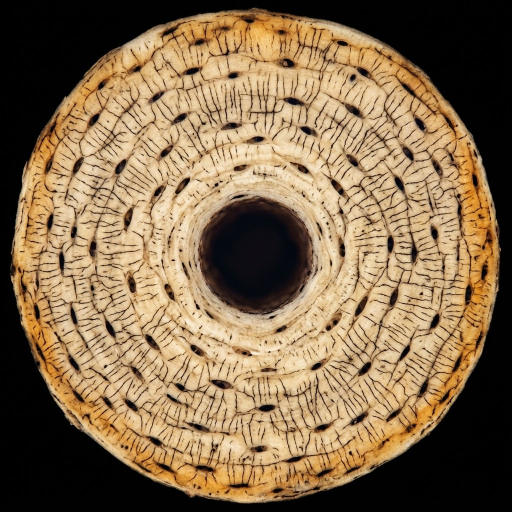
#> input picture docs/redesign/texturas/fontes/osteon.jpg, 1024 x 1024 px (shown at 1/2 size)
$ python processar.py
#> lines starting #> are read from the running program, lines starting #| are printed output that depends on the picture; after the words box and inside, x2 and y2 are one past the last pixel; in counts of white or black regions, pixels touching at a corner belong together
"""Gera as texturas do redesign a partir das imagens do Gemini em fontes/.

Uso: python3 processar.py   (escreve os .webp ao lado deste arquivo)
As fontes ficam guardadas para refazer ajustes sem gerar imagens de novo.
"""
from pathlib import Path
import numpy as np
from PIL import Image, ImageFilter

AQUI = Path(__file__).parent
FONTES = AQUI / 'fontes'


def hexrgb(h):
    return np.array([int(h[i:i + 2], 16) for i in (1, 3, 5)], float)


def luma(a):
    return a[..., 0] * .299 + a[..., 1] * .587 + a[..., 2] * .114


def normaliza(L, lo=1, hi=99):
    a, b = np.percentile(L, [lo, hi])
    return np.clip((L - a) / (b - a), 0, 1)


def rampa(t, cores):
    """Mapeia 0..1 numa rampa de cores da paleta."""
    pos = np.linspace(0, 1, len(cores))
    out = np.zeros(t.shape + (3,))
    for c in range(3):
        out[..., c] = np.interp(t, pos, [hexrgb(h)[c] for h in cores])
    return out


def sem_emenda(a):
    """Repete sem emenda: mistura a imagem com ela mesma deslocada meia volta,
    escondendo as bordas originais no centro do deslocamento."""
    h, w = a.shape[:2]
    rolada = np.roll(np.roll(a, h // 2, 0), w // 2, 1)
    y = 1 - np.abs(np.linspace(-1, 1, h))[:, None]
    x = 1 - np.abs(np.linspace(-1, 1, w))[None, :]
    peso = np.clip(np.minimum(y, x) * 2.2, 0, 1) ** 1.5
    if a.ndim == 3:
        peso = peso[..., None]
    return a * peso + rolada * (1 - peso)


def sem_emenda_fibra(a):
    """Fibras correm na horizontal: emenda só na horizontal (meia volta, rampa larga)
    e espelha na vertical, que numa fibra ondulada passa despercebido."""
    h, w = a.shape[:2]
    rolada = np.roll(a, w // 2, 1)
    peso = (np.clip((1 - np.abs(np.linspace(-1, 1, w))) * 1.6, 0, 1) ** 1.2)[None, :, None]
    a = a * peso + rolada * (1 - peso)
    return np.concatenate([a, a[::-1]], 0)


def salva(a, nome, q):
    img = Image.fromarray(np.clip(a, 0, 255).astype(np.uint8))
    img.save(AQUI / nome, 'WEBP', quality=q, method=6)
    if nome not in ('osteon.webp', 'osso.webp'):   # saíram do app; ficam só na maquete
        (AQUI.parents[2] / 'assets' / 'tex').mkdir(parents=True, exist_ok=True)
        img.save(AQUI.parents[2] / 'assets' / 'tex' / nome, 'WEBP', quality=q, method=6)
    print(f'{nome:16} {img.size[0]}x{img.size[1]}  {(AQUI / nome).stat().st_size // 1024} KB')


def carrega(nome, tamanho=None):
    img = Image.open(FONTES / nome).convert('RGB')
    if tamanho:
        img = img.resize(tamanho, Image.LANCZOS)
    return np.asarray(img, float)


# Ósteon: recorta o disco, reforça lamelas e lacunas para ler em 36 px, tinge para o osso da paleta.
img = Image.open(FONTES / 'osteon.jpg').convert('RGB')
#> img is the input picture: PIL image 1024x1024 RGB; mean R, G, B 132.9, 108.8, 78.3
m = luma(np.asarray(img, float)) > 40
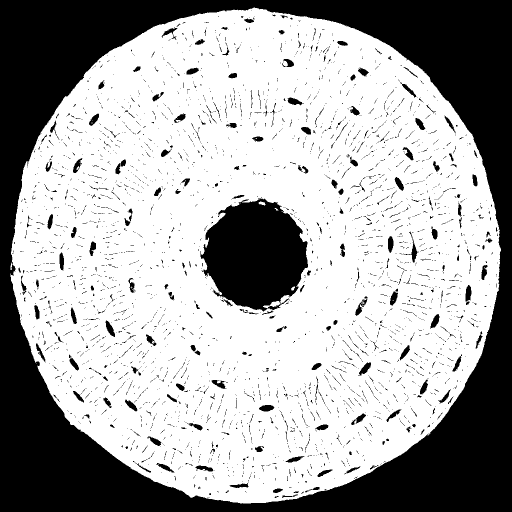
#> m: shape (1024, 1024) bool (shown at 1/2 size); 66% white; 3326 black regions (3059 under 20 px), largest, box (x1, y1, x2, y2) and area: (0, 0, 1024, 1024) 286472, (401, 397, 616, 623) 34447, (807, 463, 838, 525) 332
ys, xs = np.nonzero(m)
cx, cy = (xs.min() + xs.max()) / 2, (ys.min() + ys.max()) / 2
#> cx = 511; cy = 510.5
r = max(xs.max() - xs.min(), ys.max() - ys.min()) / 2 * .985
#> r = 488.1
img = img.crop((cx - r, cy - r, cx + r, cy + r)).resize((320, 320), Image.LANCZOS)
#> img: PIL image 320x320 RGB
img = img.filter(ImageFilter.UnsharpMask(radius=2, percent=90, threshold=2))
a = np.asarray(img, float)
t = normaliza(luma(a), 2, 99.5)
#> in normaliza, `a, b = np.percentile(L, [lo, hi])`: a = 0; b = 248.8
cor = rampa(t ** 1.1, ['#1c0f08', '#5c3d14', '#94692C', '#D6B57A', '#EEDAA9', '#F6E8C4'])
a = cor * .78 + a * .22  # guarda um pouco da cor original (o laranja da borda)
salva(a, 'osteon.webp', 80)
#| osteon.webp      320x320  38 KB

# Membrana: sem emenda, paredes escuras e células na cor do tecido, bem discreta.
a = sem_emenda(carrega('membrana.jpg', (512, 512)))
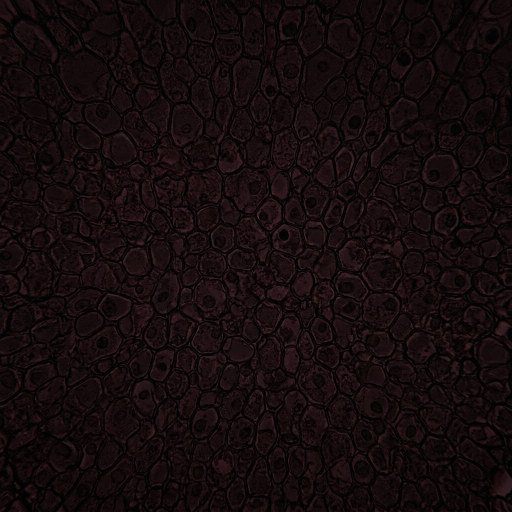
#> input picture docs/redesign/texturas/fontes/membrana.jpg, 1024 x 1024 px (shown at 1/2 size)
#> in carrega, img is the input picture: PIL image 1024x1024 RGB; mean R, G, B 20.9, 11.1, 11.8
#> in sem_emenda, `h, w = a.shape[:2]`: h = 512
t = normaliza(luma(a), 3, 99.7) ** .8
#> in luma (call 3), `return a[..., 0] * .299 + a[..., 1] * .587 + a[..., 2] * .114`:
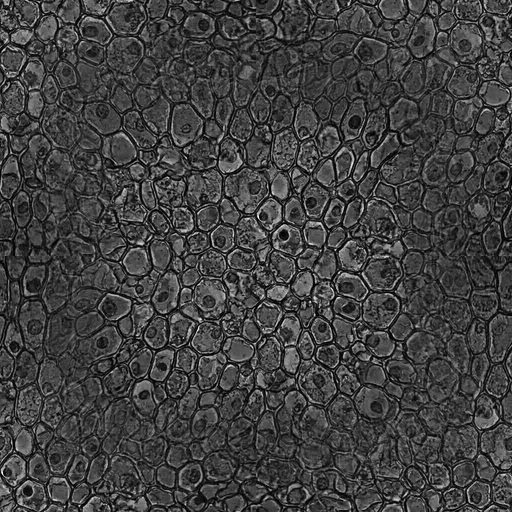
#> returned value: shape (512, 512) float64; min 0, max 60.53, mean 15.5; drawn with min black and max white
#> t: shape (512, 512) float64
salva(rampa(t, ['#0C0709', '#1a0d12', '#3a1823', '#5e2a3a']), 'membrana.webp', 72)
#> after the loop in rampa (call 2), `for c in range(3):`:
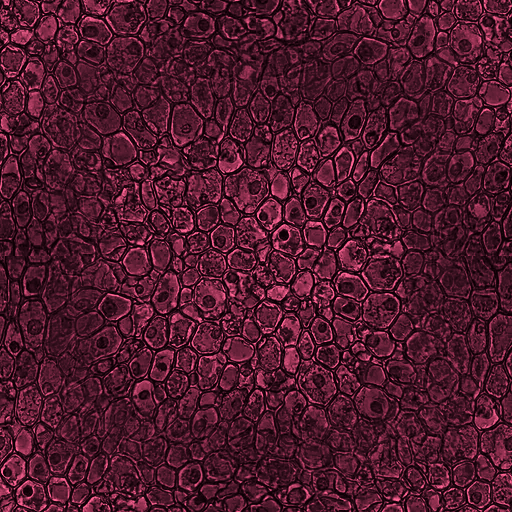
#> out: shape (512, 512, 3) float64; mean of channels 0, 1, 2 34.3, 15.8, 22.3; drawn with min black and max white
#| membrana.webp    512x512  26 KB

# Fibra: sem emenda, magenta profundo; o topo da rampa fica baixo para o texto do card seguir legível.
a = sem_emenda_fibra(carrega('fibra.jpg', (688, 384)))
#> call 2 of carrega, with nome = 'fibra.jpg', tamanho = (688, 384)
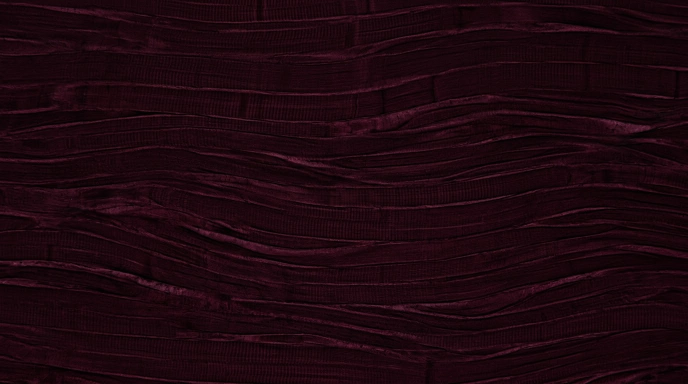
#> input picture docs/redesign/texturas/fontes/fibra.jpg, 1376 x 768 px (shown at 1/2 size)
#> in carrega, img is the input picture: PIL image 1376x768 RGB; mean R, G, B 29.7, 7, 14.2
#> in sem_emenda_fibra, `h, w = a.shape[:2]`: h = 384; w = 688
t = normaliza(luma(a), 1, 99.7)
#> in luma (call 4), `return a[..., 0] * .299 + a[..., 1] * .587 + a[..., 2] * .114`:
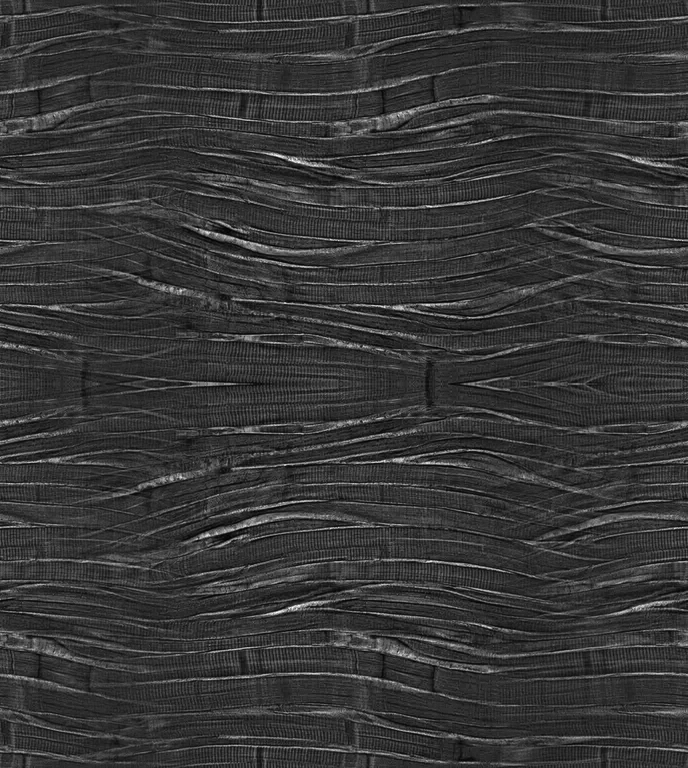
#> returned value: shape (768, 688) float64; min 0.709, max 69.21, mean 15.5; drawn with min black and max white
salva(rampa(t, ['#120a0e', '#1d0f17', '#3a1430', '#5e1d4c']), 'fibra.webp', 72)
#> after the loop in rampa (call 3), `for c in range(3):`:
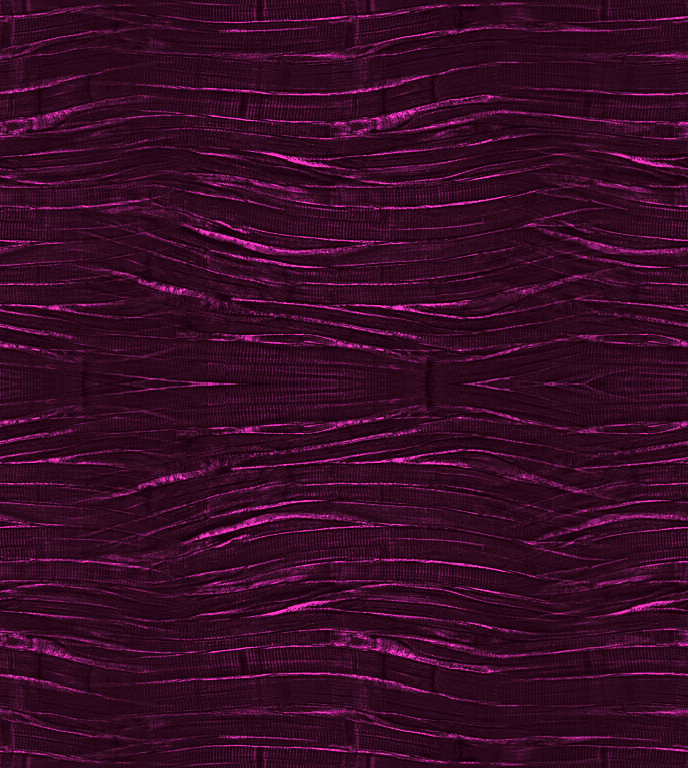
#> out: shape (768, 688, 3) float64; mean of channels 0, 1, 2 28.3, 13.9, 22.5; drawn with min black and max white
#> (the run stopped early here; a loop or call above may not have finished)
